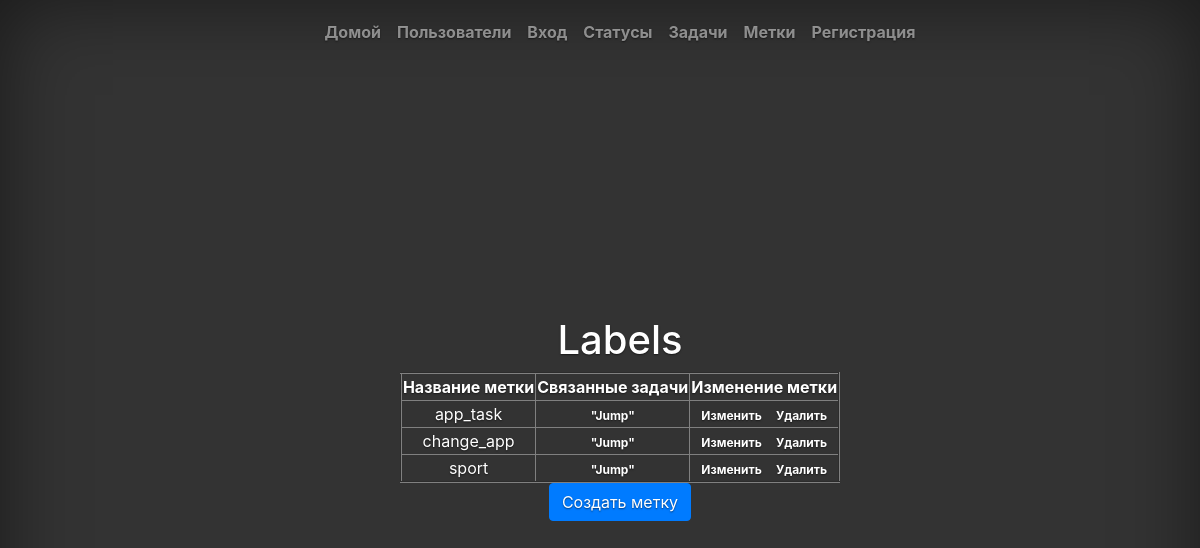
Before: /labels/ with the older database file.
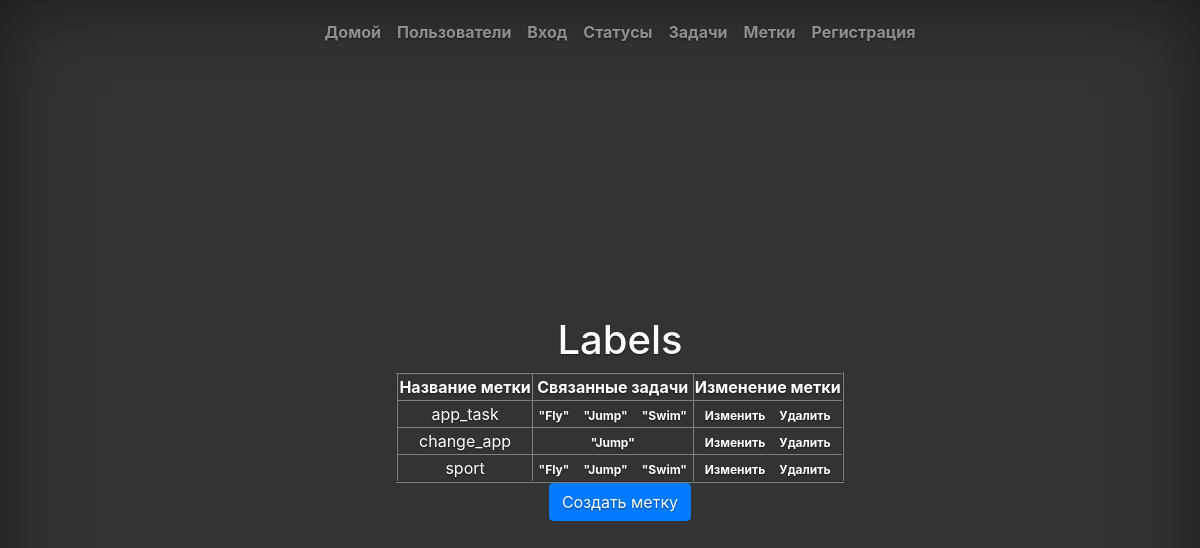
After: the same page with the newer database file.
### tasks/models.py (models this page shows, shortened)
class Label(models.Model):
    name = models.CharField('Имя', max_length=70, unique=True)
    class Meta():
        ordering = ['name']

class Task(models.Model):
    name = models.CharField('Имя', max_length=50, null=True, blank=True,)
    description = models.CharField('Описание', max_length=150, null=True, blank=True,)
    task_status = models.ForeignKey(TaskStatus, verbose_name='Статус', null=True, blank=True, on_delete=models.PROTECT)
    creator = models.ForeignKey(CustomUser, verbose_name='Автор', on_delete=models.CASCADE, null=True, blank=True, related_name='creator')
    assigned_to = models.ForeignKey(CustomUser, verbose_name='Исполнитель', on_delete=models.SET_NULL, null=True, blank=True, related_name='assigned')
    label = models.ManyToManyField(Label, blank=True, verbose_name='Метки')
    class Meta():
        ordering = ['name']
    def __str__(self):
        return self.name

### task_manager/views.py (the view)
# urls.py: path('labels/', views.ListLabelsView.as_view(), name='labels_list'),
class ListLabelsView(generic.ListView):
    model = Label
    template_name = 'labels_index.html'

### task_manager/templates/labels_index.html (shortened to what this page needs)
{% extends 'index.html' %}
{% load bootstrap4 %}
{% load i18n %}
{% block welcome %}
	<h1>Labels</h1>
		<table border="2" align="center">
			<tr>
				<th>Название метки</th>
				<th>Связанные задачи</th>
				<th>Изменение метки</th>
			</tr>
			{% for label in object_list %}
				<tr>
					<td><a href={% url 'label' label.id %}>{{ label.name }}</a></td>
					<td>
						{% for task in label.task_set.all %}
							<a class="badge badge-infop-2" href={% url 'label' label.id %}>"{{ task }}"</a>
						{% endfor %}
					</td>
					<td>
						<a class="badge badge-infop-2" href={% url 'update_label' label.id %}>Изменить</a>
						<a class="badge badge-infop-2" href={% url 'delete_label' label.id %}>Удалить</a>
					</td>
				</tr>
			{% endfor %}
		</table>
	<a class="btn btn-primary" href={% url 'create_label' %}>{% translate "Создать метку" %}</a>
{% endblock %}

Changed rows visible on the page:
added Task: name "Fly"
added Task: name "Swim"
